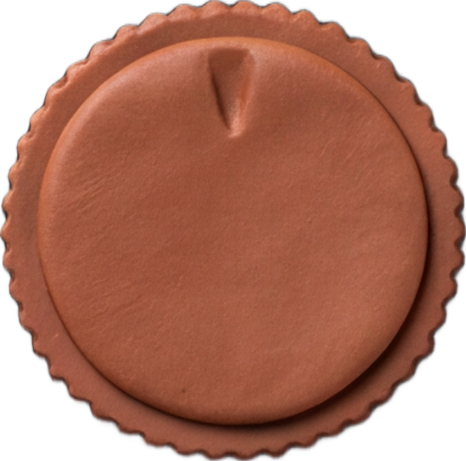
#> input picture tools/mask-align-exp/gen12/assets-claymation-toggletrack1_biref/vol.png, 466 x 461 px, found by its file name
$ python annotate.py
#> lines starting #> are read from the running program, lines starting #| are printed output that depends on the picture; after the words box and inside, x2 and y2 are one past the last pixel; in counts of white or black regions, pixels touching at a corner belong together
#!/usr/bin/env python3
"""annotate.py — draw the detected knob_zero_deg pointer angle onto the raw cut cap sprite
(assets-<id>_biref/vol.png) for the knob-zero-fix proof page. Reimplements ONLY the centroid/
radius geometry from extract12.py's detect_knob_zero_deg() (same alpha>40, R=p97 radius) so the
drawn circle/line land exactly where the real detector measured — no separate guess at center.

Not a pipeline file: throwaway proof-page asset generator, output lives in knobzero-proof/.
"""
import os, sys, json, math
import numpy as np
from PIL import Image, ImageDraw, ImageFont

HERE = os.path.dirname(os.path.abspath(__file__))
GEN12 = os.path.dirname(HERE)
OUT = HERE

SKINS = [
    dict(id="steam-porthole", zero=84.0, note=None),
    dict(id="ps1-crunchy", zero=142.0, note=None),
    dict(id="myst-arcanum", zero=94.0, note="two-marks"),
    dict(id="fallout-vault", zero=354.0, note=None),  # 354 == -6 mod 360
    dict(id="fa-pod", zero=4.0, note=None, regression=True),
    dict(id="n64-cutscene", zero=0.0, note=None, regression=True),
]

UPSCALE = 4  # sprites are ~330-515px; upscale for legibility per verify-rule close-up crops

def font(size):
    for p in ("/System/Library/Fonts/Supplemental/Arial Bold.ttf",
              "/System/Library/Fonts/Helvetica.ttc",
              "/System/Library/Fonts/Supplemental/Arial.ttf"):
        if os.path.exists(p):
            try: return ImageFont.truetype(p, size)
            except Exception: pass
    return ImageFont.load_default()

def cap_centroid_radius(arr):
    alpha = arr[:, :, 3] > 40
    ys, xs = np.where(alpha)
    cy, cx = ys.mean(), xs.mean()
    R = float(np.percentile(np.hypot(xs - cx, ys - cy), 97))
    return cx, cy, R

def angle_to_xy(cx, cy, R, deg, frac=1.0):
    theta = math.radians(deg)
    x = cx + R * frac * math.sin(theta)
    y = cy - R * frac * math.cos(theta)
    return x, y

def draw_pointer(draw, cx, cy, R, deg, color, width, dash=False, r_lo_frac=0.0):
    x0, y0 = angle_to_xy(cx, cy, R, deg, r_lo_frac)
    x1, y1 = angle_to_xy(cx, cy, R, deg, 1.02)
    if dash:
        n = 14
        for i in range(0, n, 2):
            a = i / n; b = min(1.0, (i + 1) / n)
            ax = x0 + (x1 - x0) * a; ay = y0 + (y1 - y0) * a
            bx = x0 + (x1 - x0) * b; by = y0 + (y1 - y0) * b
            draw.line([(ax, ay), (bx, by)], fill=color, width=width)
    else:
        draw.line([(x0, y0), (x1, y1)], fill=color, width=width)
    # arrowhead
    ah = 14
    theta = math.radians(deg)
    perp = theta + math.pi / 2
    ax1 = x1 - ah * math.sin(theta) + ah * 0.5 * math.sin(perp)
    ay1 = y1 + ah * math.cos(theta) - ah * 0.5 * math.cos(perp)
    ax2 = x1 - ah * math.sin(theta) - ah * 0.5 * math.sin(perp)
    ay2 = y1 + ah * math.cos(theta) + ah * 0.5 * math.cos(perp)
    draw.polygon([(x1, y1), (ax1, ay1), (ax2, ay2)], fill=color)

def legend_row(draw, x, y, color, text, f):
    sw = 34
    draw.line([(x, y + 12), (x + sw, y + 12)], fill=color, width=6)
    draw.text((x + sw + 10, y), text, fill=(235, 235, 240, 255), font=f)

def process(skin):
    sid = skin["id"]
    src = os.path.join(GEN12, f"assets-{sid}_biref", "vol.png")
    im = Image.open(src).convert("RGBA")
#> im is the input picture: PIL image 466x461 RGBA; mean R, G, B, A 126.3, 71.8, 56, 195.8
    arr = np.asarray(im).astype(float)
    cx, cy, R = cap_centroid_radius(arr)
#> in cap_centroid_radius, `alpha = arr[:, :, 3] > 40`:
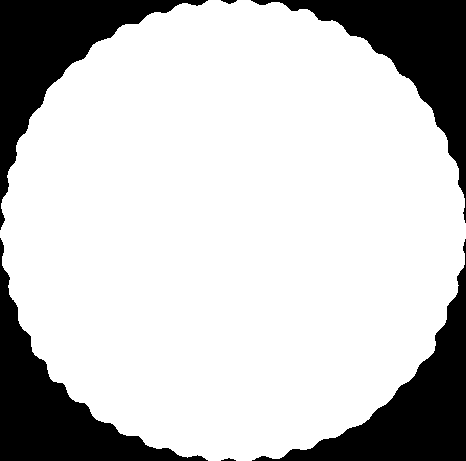
#> alpha: shape (461, 466) bool; 77.9% white; 6 black regions, box (x1, y1, x2, y2) and area: (0, 0, 208, 230) 11910, (252, 239, 466, 461) 11867, (0, 238, 208, 461) 11847, (251, 0, 466, 223) 11753, (221, 0, 237, 4) 40, (221, 458, 236, 461) 27
#> in cap_centroid_radius, `cy, cx = ys.mean(), xs.mean()`: cy = 229.9; cx = 232.7
#> in cap_centroid_radius, `R = float(np.percentile(np.hypot(xs - cx, ys - cy), 97))`: R = 227.3
#> cx = 232.7; cy = 229.9; R = 227.3

    im2 = im.resize((im.width * UPSCALE, im.height * UPSCALE), Image.LANCZOS)
    cx2, cy2, R2 = cx * UPSCALE, cy * UPSCALE, R * UPSCALE
#> cx2 = 930.8; cy2 = 919.8; R2 = 909.4
    canvas = Image.new("RGBA", im2.size, (18, 18, 22, 255))
    canvas.alpha_composite(im2)
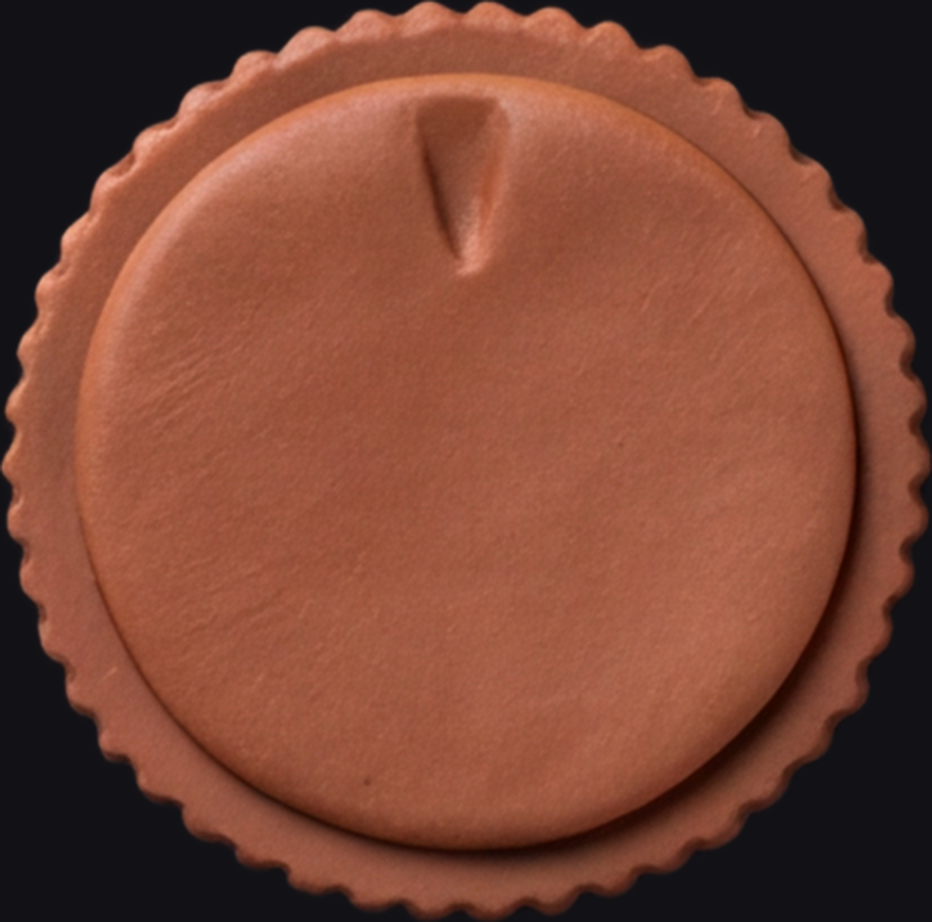
#> canvas: PIL image 1864x1844 RGBA (shown at 1/2 size); mean R, G, B, A 122.2, 69.7, 53.3, 255
    draw = ImageDraw.Draw(canvas, "RGBA")

    # center + measurement ring (green, thin) — shows the r_lo..r_hi ring the detector scanned
    draw.ellipse([cx2-R2*0.28, cy2-R2*0.28, cx2+R2*0.28, cy2+R2*0.28], outline=(0, 220, 140, 150), width=2)
    draw.ellipse([cx2-R2*0.94, cy2-R2*0.94, cx2+R2*0.94, cy2+R2*0.94], outline=(0, 220, 140, 150), width=2)
    draw.ellipse([cx2-5, cy2-5, cx2+5, cy2+5], fill=(255, 255, 255, 255))

    zero = skin["zero"]
    draw_pointer(draw, cx2, cy2, R2, zero, (255, 60, 60, 255), 6)
#> in angle_to_xy, `x = cx + R * frac * math.sin(theta)`: x = 930.8
#> in angle_to_xy, `y = cy - R * frac * math.cos(theta)`: y = 919.8
#> in draw_pointer, `x0, y0 = angle_to_xy(cx, cy, R, deg, r_lo_frac)`: x0 = 930.8; y0 = 919.8
#> in draw_pointer, `x1, y1 = angle_to_xy(cx, cy, R, deg, 1.02)`: x1 = 1853.3; y1 = 822.8
#> in draw_pointer, `ax1 = x1 - ah * math.sin(theta) + ah * 0.5 * math.sin(perp)`: ax1 = 1840.1
#> in draw_pointer, `ay1 = y1 + ah * math.cos(theta) - ah * 0.5 * math.cos(perp)`: ay1 = 831.2
#> in draw_pointer, `ax2 = x1 - ah * math.sin(theta) - ah * 0.5 * math.sin(perp)`: ax2 = 1838.6
#> in draw_pointer, `ay2 = y1 + ah * math.cos(theta) + ah * 0.5 * math.cos(perp)`: ay2 = 817.3
    if skin.get("note") == "two-marks":
        draw_pointer(draw, cx2, cy2, R2, 0.0, (60, 170, 255, 255), 4, dash=True)

    # header caption band + legend
    band_h = 56
    legend_h = 80 if skin.get("note") == "two-marks" else 48
    cap = Image.new("RGBA", (canvas.width, band_h), (12, 12, 16, 235))
    cd = ImageDraw.Draw(cap)
    cd.text((14, 10), f"{sid} — raw cut sprite (assets-{sid}_biref/vol.png), material-agnostic radial-anomaly detector",
             fill=(220, 220, 225, 255), font=font(18))

    leg = Image.new("RGBA", (canvas.width, legend_h), (12, 12, 16, 235))
    ld = ImageDraw.Draw(leg)
    f18 = font(18)
    legend_row(ld, 14, 10, (255, 60, 60, 255), f"DETECTED knob_zero_deg = {zero:.0f}°" + (" — chosen: wedge slit" if skin.get("note") == "two-marks" else " — pointer/notch anomaly"), f18)
    if skin.get("note") == "two-marks":
        legend_row(ld, 14, 44, (60, 170, 255, 255), "alt candidate (not chosen): V-notch, ~0° — see myst-arcanum ambiguity note below", f18)

    out = Image.new("RGBA", (canvas.width, canvas.height + band_h + legend_h), (0, 0, 0, 0))
#> out: PIL image 1864x1948 RGBA; every value is 0
    out.paste(canvas, (0, 0))
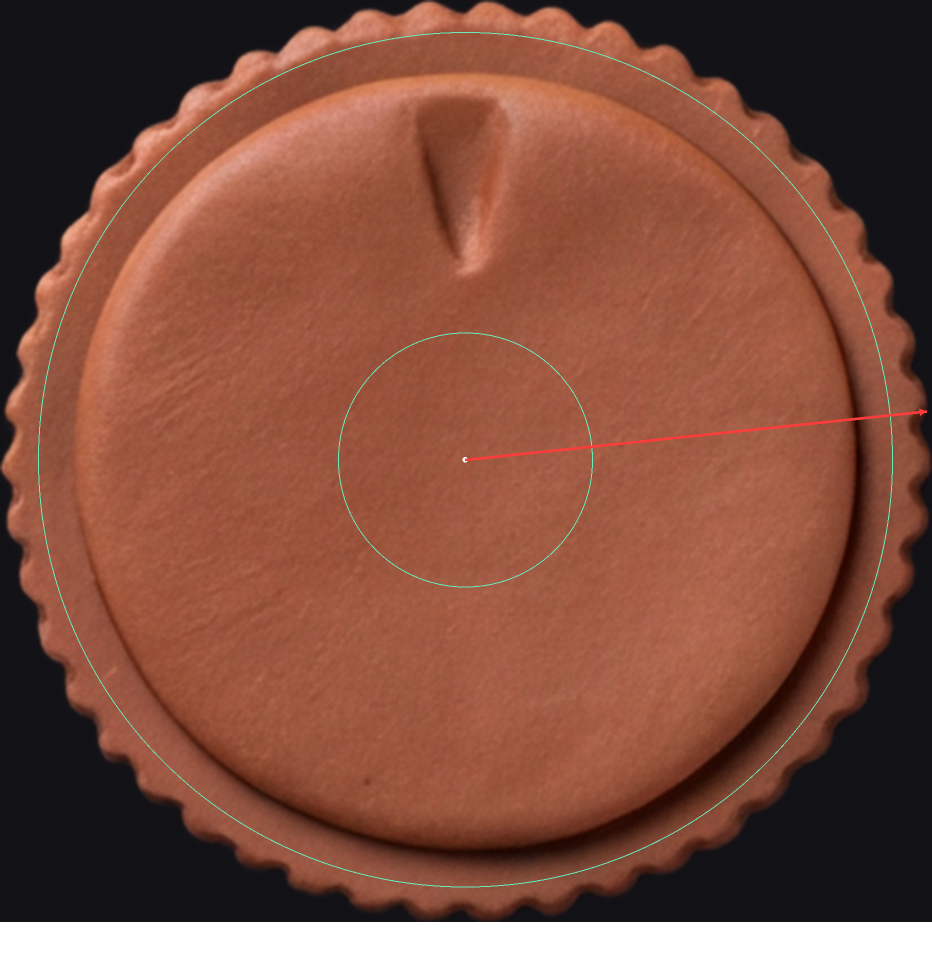
#> out: PIL image 1864x1948 RGBA (shown at 1/2 size); mean R, G, B, A 115.2, 66.5, 50.8, 241; transparent parts drawn white
    out.paste(cap, (0, canvas.height), cap)
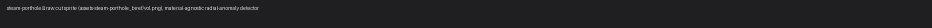
#> cap: PIL image 1864x56 RGBA (shown at 1/2 size); mean R, G, B, A 14.3, 14.3, 18.3, 235.2; transparent parts drawn white
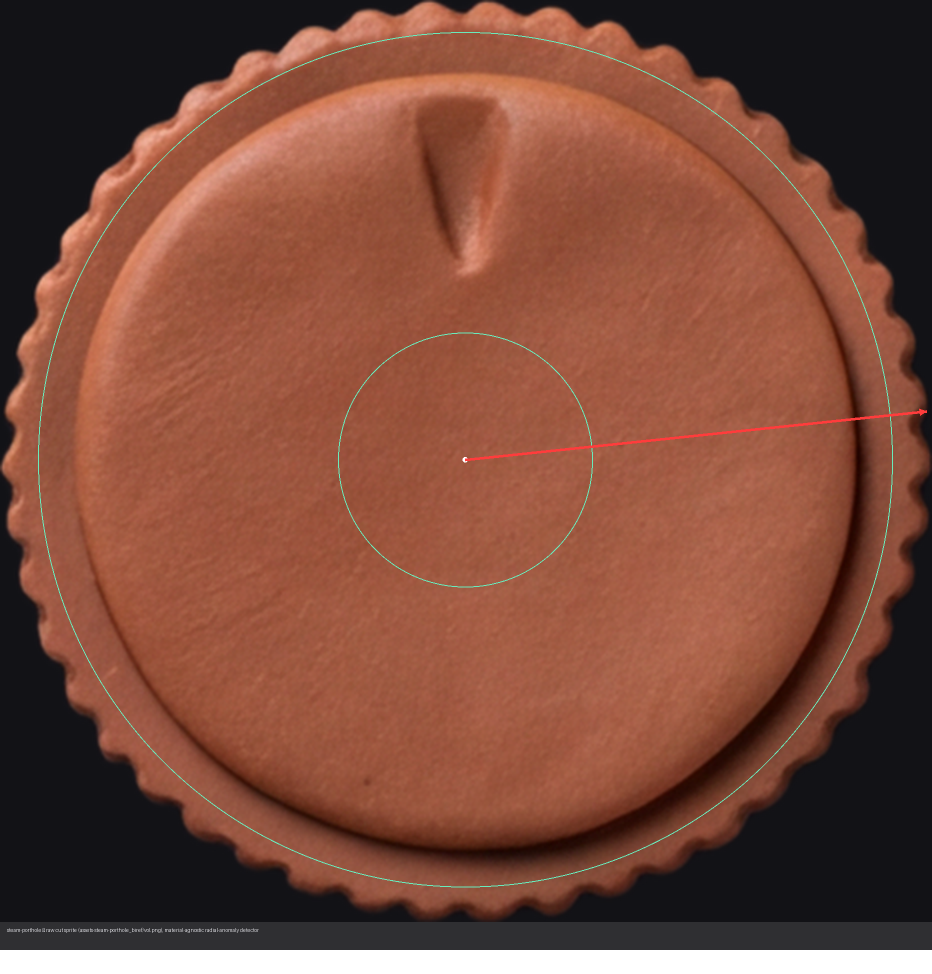
#> out: PIL image 1864x1948 RGBA (shown at 1/2 size); mean R, G, B, A 115.6, 66.8, 51.3, 247.3; transparent parts drawn white
    out.paste(leg, (0, canvas.height + band_h), leg)
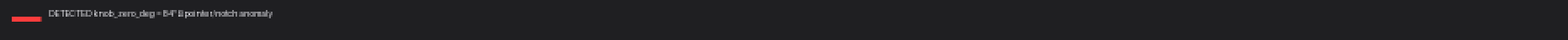
#> leg: PIL image 1864x48 RGBA (shown at 1/2 size); mean R, G, B, A 14, 13.6, 17.6, 235.2; transparent parts drawn white
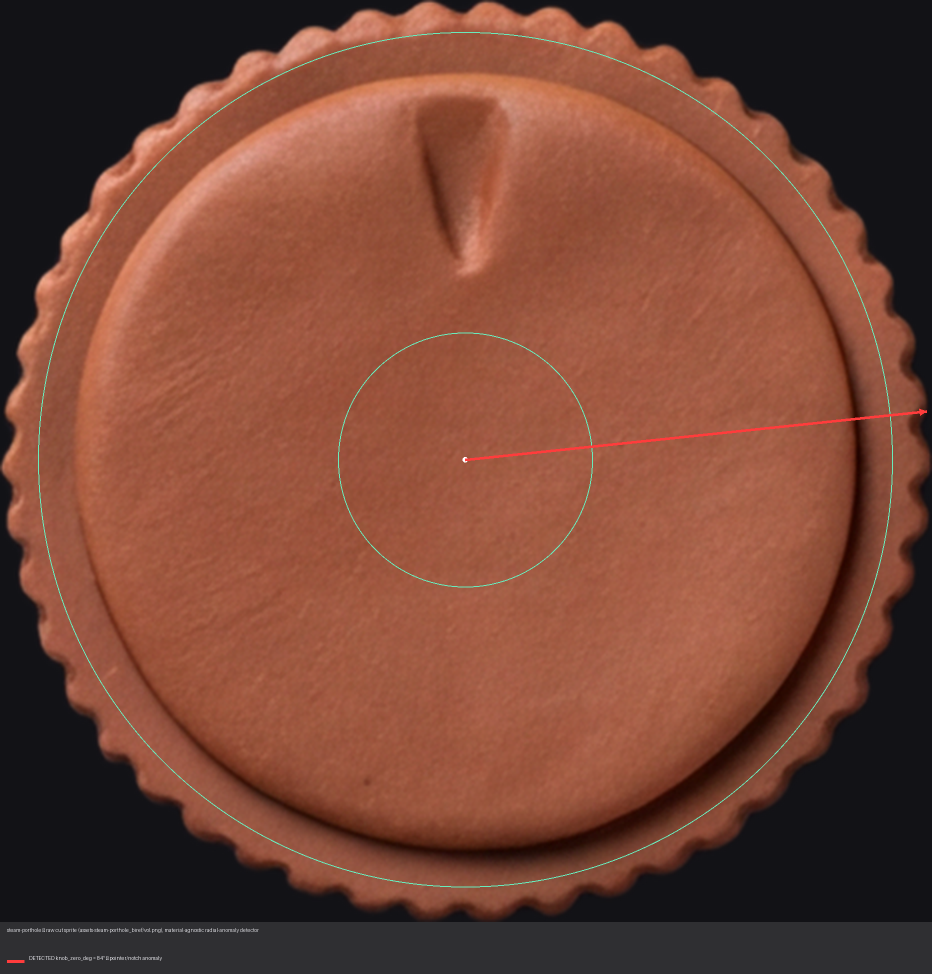
#> out: PIL image 1864x1948 RGBA (shown at 1/2 size); mean R, G, B, A 115.9, 67.1, 51.7, 252.6; transparent parts drawn white

    dst = os.path.join(OUT, f"{sid}-raw-annotated.png")
    out.convert("RGB").save(dst, quality=95)
    print("wrote", dst, out.size)
#| wrote tools/mask-align-exp/gen12/knobzero-proof/steam-porthole-raw-annotated.png (1864, 1948)

if __name__ == "__main__":
    for s in SKINS:
        process(s)
